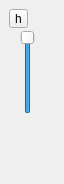
<?xml version="1.0" encoding="UTF-8"?>
<ui version="4.0">
 <class>Ruler</class>
 <widget class="QWidget" name="Ruler">
  <property name="geometry">
   <rect>
    <x>0</x>
    <y>0</y>
    <width>64</width>
    <height>184</height>
   </rect>
  </property>
  <property name="windowTitle">
   <string>Ruler</string>
  </property>
  <widget class="QToolButton" name="toolButton">
   <property name="geometry">
    <rect>
     <x>9</x>
     <y>9</y>
     <width>19</width>
     <height>19</height>
    </rect>
   </property>
   <property name="text">
    <string>h</string>
   </property>
   <property name="checkable">
    <bool>true</bool>
   </property>
  </widget>
  <widget class="QSlider" name="verticalSlider">
   <property name="geometry">
    <rect>
     <x>20</x>
     <y>30</y>
     <width>16</width>
     <height>84</height>
    </rect>
   </property>
   <property name="minimum">
    <number>25</number>
   </property>
   <property name="maximum">
    <number>255</number>
   </property>
   <property name="value">
    <number>255</number>
   </property>
   <property name="orientation">
    <enum>Qt::Vertical</enum>
   </property>
  </widget>
 </widget>
 <layoutdefault spacing="6" margin="11"/>
 <resources/>
 <connections/>
</ui>
